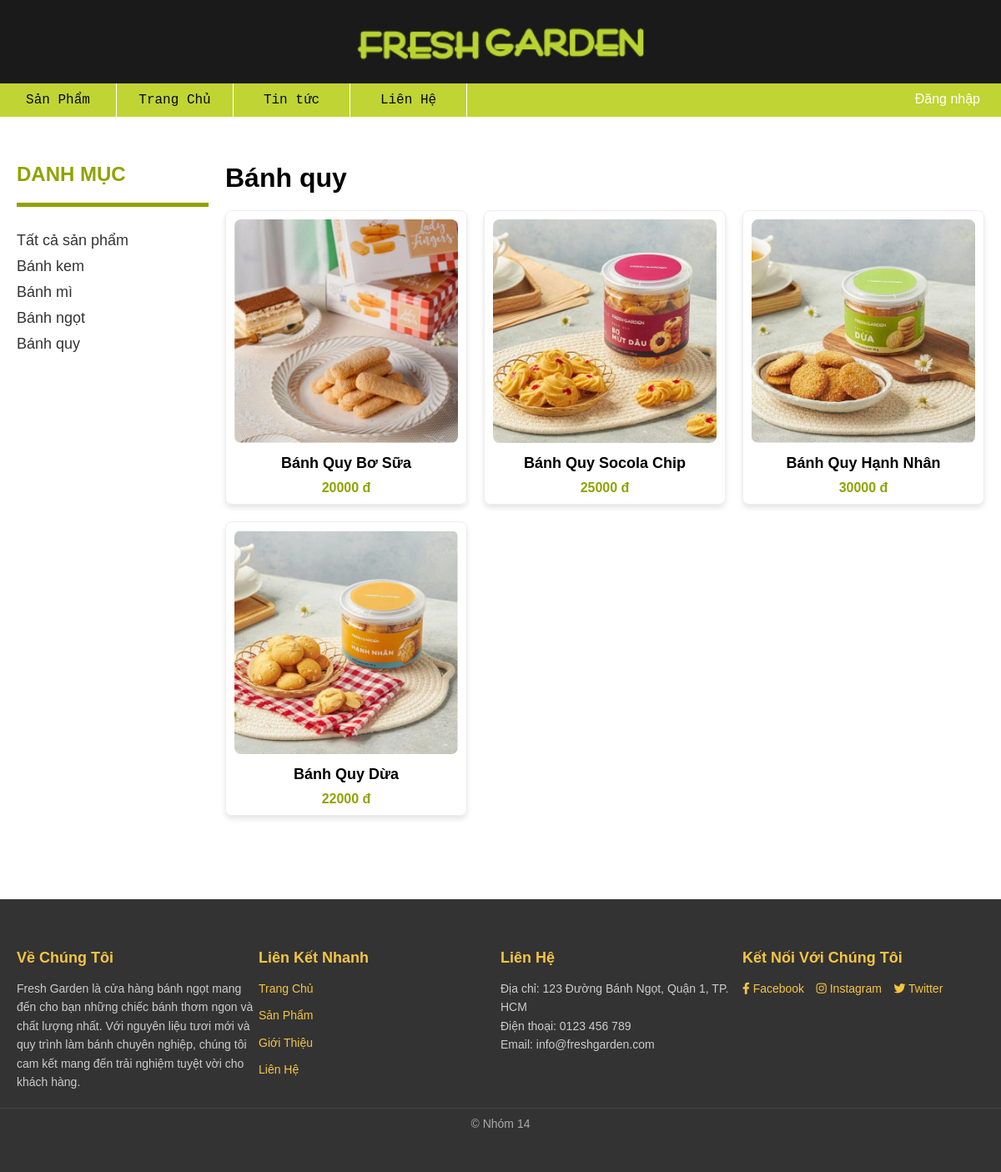
/Danhsachsp/Trangdsbanhquy.php, run on the app's committed database.
### tables this page shows
CREATE TABLE `banh` (
  `Mabanh` varchar(10) NOT NULL,
  `Tenbanh` varchar(50) NOT NULL,
  `Nguyenlieu` varchar(500) NOT NULL,
  `Dongia` int(100) NOT NULL,
  `Mota` varchar(500) NOT NULL,
  `Hinh` varchar(30) NOT NULL,
  `Maloaibanh` varchar(10) NOT NULL,
  `Mahangsx` varchar(10) NOT NULL
);

### Danhsachsp/Trangdsbanhquy.php (the view, shortened to what this page needs)
<!DOCTYPE html>
<html lang="en">
<head>
    <link rel="stylesheet" href="./Danhsachstyle.css">
    <link rel="stylesheet" href="../Header/header.css">
    <link rel="stylesheet" href="../Menu/menu.css">
    <link rel="stylesheet" href="../Footer/footer.css">
</head>
<body>
<?php
    include('../Header/header.php');
    include('../Menu/menu.php');
    ?>
    <div class="container">
        <aside class="sidebar">
            <h2>DANH MỤC</h2>
            <hr>
            <ul>
                <li><a href="./Trangdanhsachsp.php">Tất cả sản phẩm</a></li>
                <li><a href="./Trangdsbanhkem.php">Bánh kem</a></li>
                <li><a href="./Trangdsbanhmi.php">Bánh mì</a></li>
                <li><a href="./Trangdsbanhngot.php">Bánh ngọt</a></li>
                <li><a href="./Trangdsbanhquy.php">Bánh quy</a></li>
            </ul>
        </aside>
        <main class="product-list">
            <h1>Bánh quy</h1>
            <div class="products">
            <?php
            include('../ketnoi.php');
            $sql = "SELECT banh.Tenbanh as tenbanh, banh.Dongia as dongia, banh.Hinh as hinh, banh.Mabanh as mabanh
                    FROM banh WHERE banh.Maloaibanh = 'LB04'";
            $result = mysqli_query($conn, $sql);
            if (mysqli_num_rows($result) == 0) {
                echo "Chưa có sản phẩm nào";
            } else {
                while ($row = mysqli_fetch_array($result)) { ?>
                   <a href="../Chitiet/Chitietsp.php?Mabanh=<?php echo $row['mabanh']; ?>">
                   <div class="product">
                        <img src="../Img/<?php echo $row['hinh']; ?>" alt="<?php echo $row['tenbanh']; ?>">
                        <h3><?php echo $row['tenbanh']; ?></h3>
                        <p class="price"><?php echo $row['dongia']; ?> đ</p>
                    </div>
                   </a>
                <?php }
            } ?>
            </div>
        </main>
    </div>
    <?php include('../Footer/footer.php');
    ?>
</body>
</html>

### Danhsachsp/Danhsachstyle.css (style rules this page uses)
* { margin: 0; padding: 0; box-sizing: border-box; }
body { font-family: Arial, sans-serif; }
.container { display: flex; max-width: 1200px; margin: 0 auto; padding: 20px; padding-top: 50px; padding-bottom: 100px; }
.sidebar { width: 250px; padding-right: 20px; }
.sidebar h2 { font-size: 24px; margin-bottom: 20px; color: #8fa300; }
.sidebar ul { list-style: none; margin-top: 30px; }
.sidebar li { font-size: 18px; margin-bottom: 10px; cursor: pointer; }
.product-list { flex: 1; }
.product-list h1 { font-size: 32px; margin-bottom: 20px; }
.products { display: grid; grid-template-columns: repeat(3, 1fr); gap: 20px; }
.product { text-align: center; border: 1px solid #eee; padding: 10px; border-radius: 8px; box-shadow: 0px 4px 6px rgba(0, 0, 0, 0.1); transition: transform 0.3s ease; }
.product img { width: 100%; height: auto; border-radius: 8px; }
.product h3 { font-size: 18px; margin: 10px 0; }
.product .price { color: #8fa300; font-size: 16px; font-weight: bold; }
hr { height: 5px; background-color: #8fa300; border: none; }
.sidebar li a { text-decoration: none; color: #333; transition: color 0.3s ease, font-weight 0.3s ease; }
a { text-decoration: none; color: black; }

### Header/header.css (style rules this page uses)
html, body { width: 100%; height: 100%; margin: 0; padding: 0; box-sizing: border-box; }

### data on the page
banh: Hinh (picture), Tenbanh "Bánh Quy Bơ Sữa", Dongia "20000"
banh: Hinh (picture), Tenbanh "Bánh Quy Socola Chip", Dongia "25000"
banh: Hinh (picture), Tenbanh "Bánh Quy Hạnh Nhân", Dongia "30000"
banh: Hinh (picture), Tenbanh "Bánh Quy Dừa", Dongia "22000"
